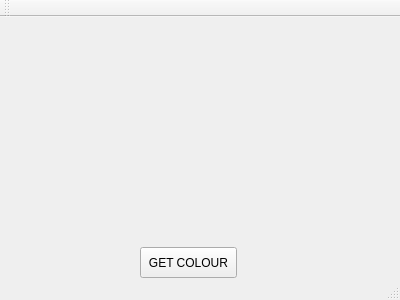
<?xml version="1.0" encoding="UTF-8"?>
<ui version="4.0">
 <class>MainWindow</class>
 <widget class="QMainWindow" name="MainWindow">
  <property name="geometry">
   <rect>
    <x>0</x>
    <y>0</y>
    <width>400</width>
    <height>300</height>
   </rect>
  </property>
  <property name="windowTitle">
   <string>MainWindow</string>
  </property>
  <widget class="QWidget" name="centralWidget">
   <widget class="QLabel" name="label">
    <property name="geometry">
     <rect>
      <x>0</x>
      <y>0</y>
      <width>300</width>
      <height>300</height>
     </rect>
    </property>
    <property name="text">
     <string/>
    </property>
   </widget>
   <widget class="QPushButton" name="pushButton">
    <property name="geometry">
     <rect>
      <x>140</x>
      <y>230</y>
      <width>97</width>
      <height>31</height>
     </rect>
    </property>
    <property name="text">
     <string>GET COLOUR</string>
    </property>
   </widget>
  </widget>
  <widget class="QMenuBar" name="menuBar">
   <property name="geometry">
    <rect>
     <x>0</x>
     <y>0</y>
     <width>400</width>
     <height>27</height>
    </rect>
   </property>
  </widget>
  <widget class="QToolBar" name="mainToolBar">
   <attribute name="toolBarArea">
    <enum>TopToolBarArea</enum>
   </attribute>
   <attribute name="toolBarBreak">
    <bool>false</bool>
   </attribute>
  </widget>
  <widget class="QStatusBar" name="statusBar"/>
 </widget>
 <layoutdefault spacing="6" margin="11"/>
 <resources/>
 <connections/>
</ui>
